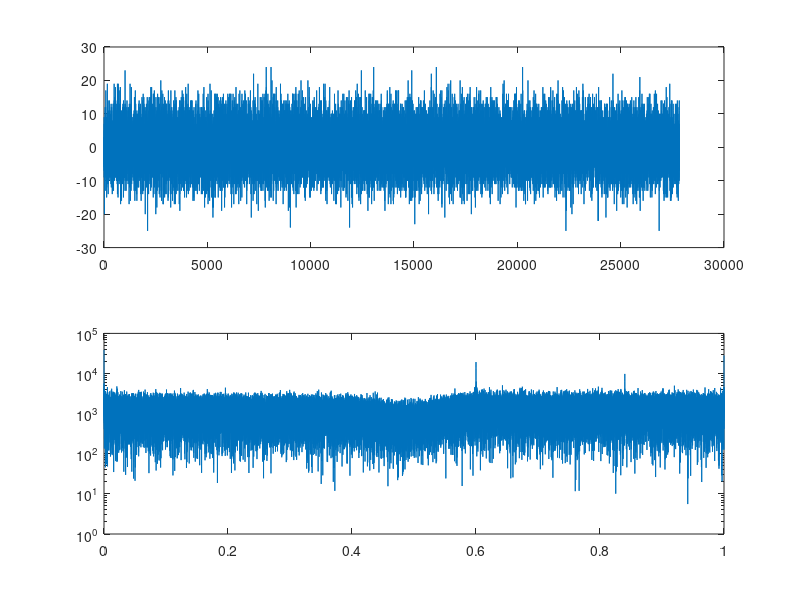
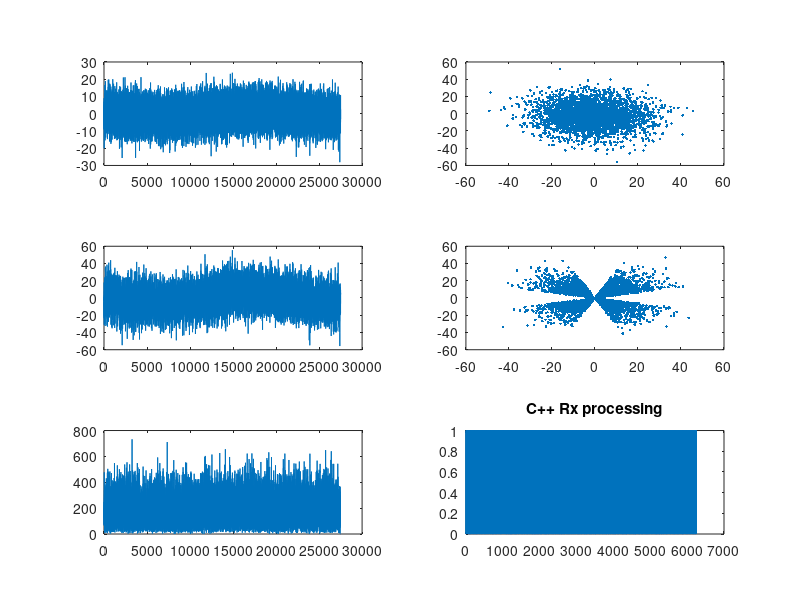

These charts were generated, in order, by the following MATLAB code:
close all;
clear all;

%% Data Received

N_samps=55680;
fid1=fopen('received.dat','r');
x_rec=fread(fid1, N_samps,'short');
fclose(fid1);


xComplex_rec= zeros(1,N_samps/2);
count = 1;
for i=1:2:N_samps
    xComplex_rec(count) = complex(x_rec(i),x_rec(i+1));
    count = count+1;
end

length(xComplex_rec);

figure(1)
subplot(2,1,1)
plot(real(xComplex_rec));
subplot(2,1,2)
semilogy(linspace(0,1,2^16),abs(fft(xComplex_rec,2^16)))
%pwelch(xComplex_rec)

%% Processing stages


fid1=fopen('x_freq.dat','r');
x_freq=fread(fid1, 55002,'double');
fclose(fid1);


xComplex_freq= zeros(1,55002/2);
count = 1;
for i=1:2:55002
    xComplex_freq(count) = complex(x_freq(i),x_freq(i+1));
    count = count+1;
end

length(xComplex_freq);

figure(2)
subplot(3,2,1)
plot(real(xComplex_freq));

fid1=fopen('x_matched.dat','r');
x_matched=fread(fid1, 55002,'double');
fclose(fid1);


xComplex_matched= zeros(1,55002/2);
count = 1;
for i=1:2:55002
    xComplex_matched(count) = complex(x_matched(i),x_matched(i+1));
    count = count+1;
end

length(xComplex_matched);

subplot(3,2,3)
plot(real(xComplex_matched));

fid1=fopen('x_downsamp.dat','r');
x_downsamp=fread(fid1, 2*3225,'double');
fclose(fid1);


xComplex_downsamp= zeros(1,3225);
count = 1;
for i=1:2:3225*2
    xComplex_downsamp(count) = complex(x_downsamp(i),x_downsamp(i+1));
    count = count+1;
end

length(xComplex_downsamp);

subplot(3,2,2)
plot(xComplex_downsamp,'.');


fid1=fopen('xcorr.dat','r');
xcorr=fread(fid1, 55002,'double');
fclose(fid1);


xComplex_corr= zeros(1,55002/2);
count = 1;
for i=1:2:55002
    xComplex_corr(count) = complex(xcorr(i),xcorr(i+1));
    count = count+1;
end

length(xComplex_corr);

figure(2)
subplot(3,2,5)
plot(abs(xComplex_corr));



fid1=fopen('x_filt.dat','r');
x_filt=fread(fid1, 2*3125,'double');
fclose(fid1);


xComplex_filt= zeros(1,3125);
count = 1;
for i=1:2:3125*2
    xComplex_filt(count) = complex(x_filt(i),x_filt(i+1));
    count = count+1;
end

length(xComplex_filt);

subplot(3,2,4)
plot(xComplex_filt,'.');


% Load data_sent from file (note the type)
fid=fopen('data.dat','r');
data_correct=fread(fid, 6250 ,'double');
fclose(fid);


% Load data from file (note the type)
fid=fopen('data_from_harness.dat','r');
temp=fread(fid, 6250 ,'short');
fclose(fid);
result_from_harness=temp;

figure(2)
subplot(3,2,6)
plot(abs(result_from_harness-data_correct));
title('C++ Rx processing');


BER_cpp=sum(abs(result_from_harness-data_correct))/6250
